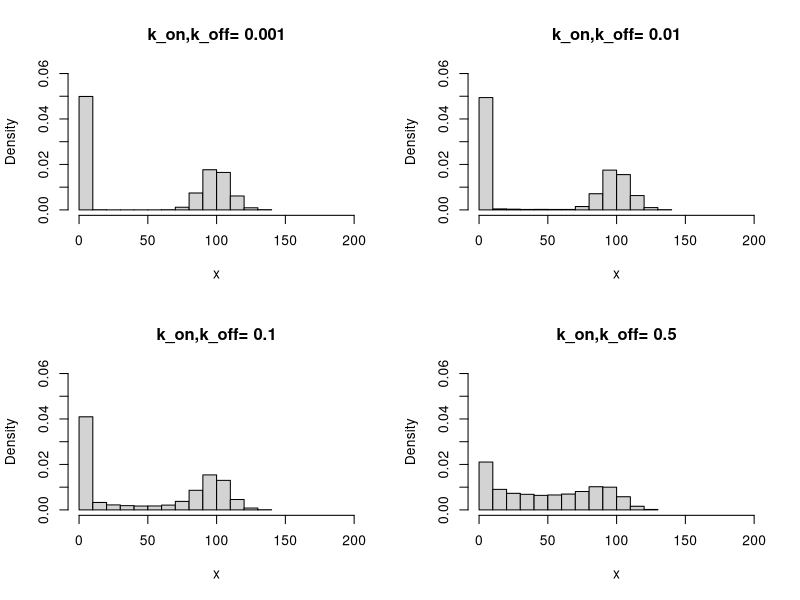
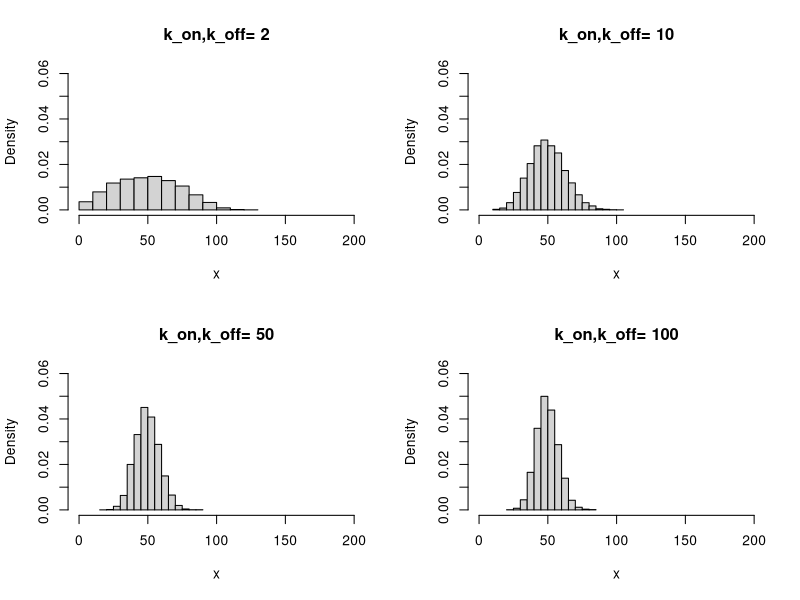
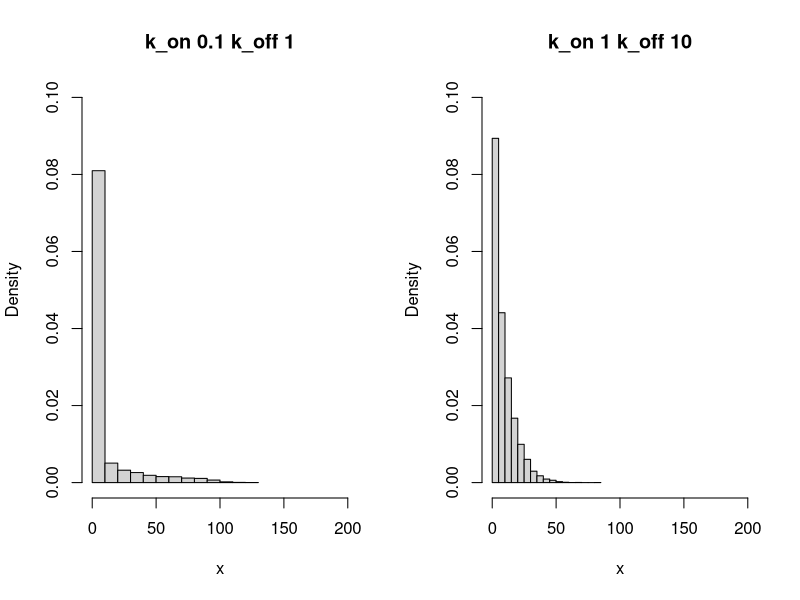
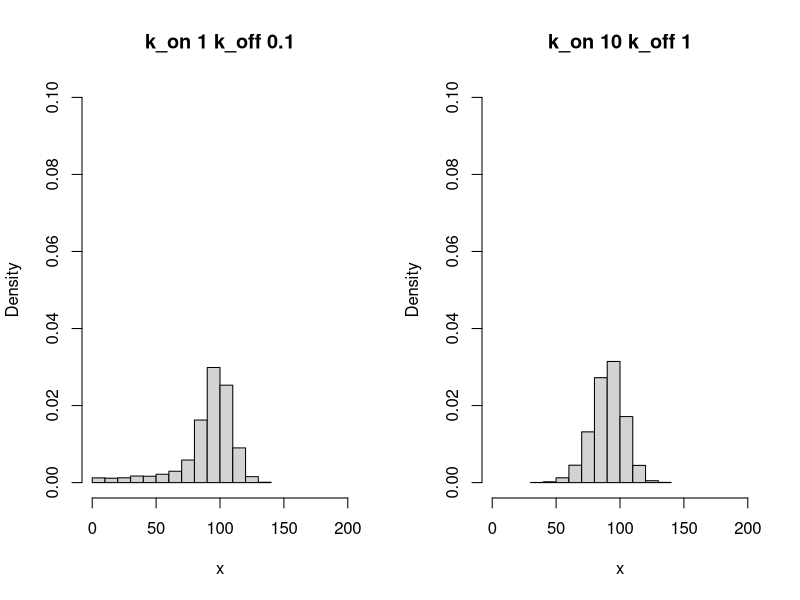

Reproduce these figures in R, in order.
## ---- chunk 1
generate_one_gene<-function(k_on,k_off,k_r,n){
  p=rbeta(n,k_on,k_off)
  x=rpois(n,p*k_r)
  return(x)}
## ---- chunk 2
#Fixed k=100 as in Munsky paper the Fig.2
par(mfrow=c(2,2))
k=c(0.001,0.01,0.1,0.5)
for (i in k){
  x=generate_one_gene(i,i,100,n=10000)
  name=paste('k_on,k_off=',i)
  hist(x,xlim=c(0,200),ylim=c(0,0.06),freq=FALSE,main=name)}
## ---- chunk 3
par(mfrow=c(2,2))
k=c(2,10,50,100)
for (i in k){
  x=generate_one_gene(i,i,100,n=10000)
  name=paste('k_on,k_off=',i)
  hist(x,xlim=c(0,200),ylim=c(0,0.06),freq=FALSE,main=name)}
## ---- chunk 4
par(mfrow=c(1,2))
k=list(c(0.1,1),c(1,10))
for (i in k){
  x=generate_one_gene(i[1],i[2],100,n=10000)
  name=paste("k_on",i[1],'k_off',i[2])
  hist(x,xlim=c(0,200),ylim=c(0,0.1),freq=FALSE,main=name)}
## ---- chunk 5
par(mfrow=c(1,2))
k=list(c(1,0.1),c(10,1))
for (i in k){
  x=generate_one_gene(i[1],i[2],100,n=10000)
  name=paste("k_on",i[1],'k_off',i[2])
  hist(x,xlim=c(0,200),ylim=c(0,0.1),freq=FALSE,main=name)}
